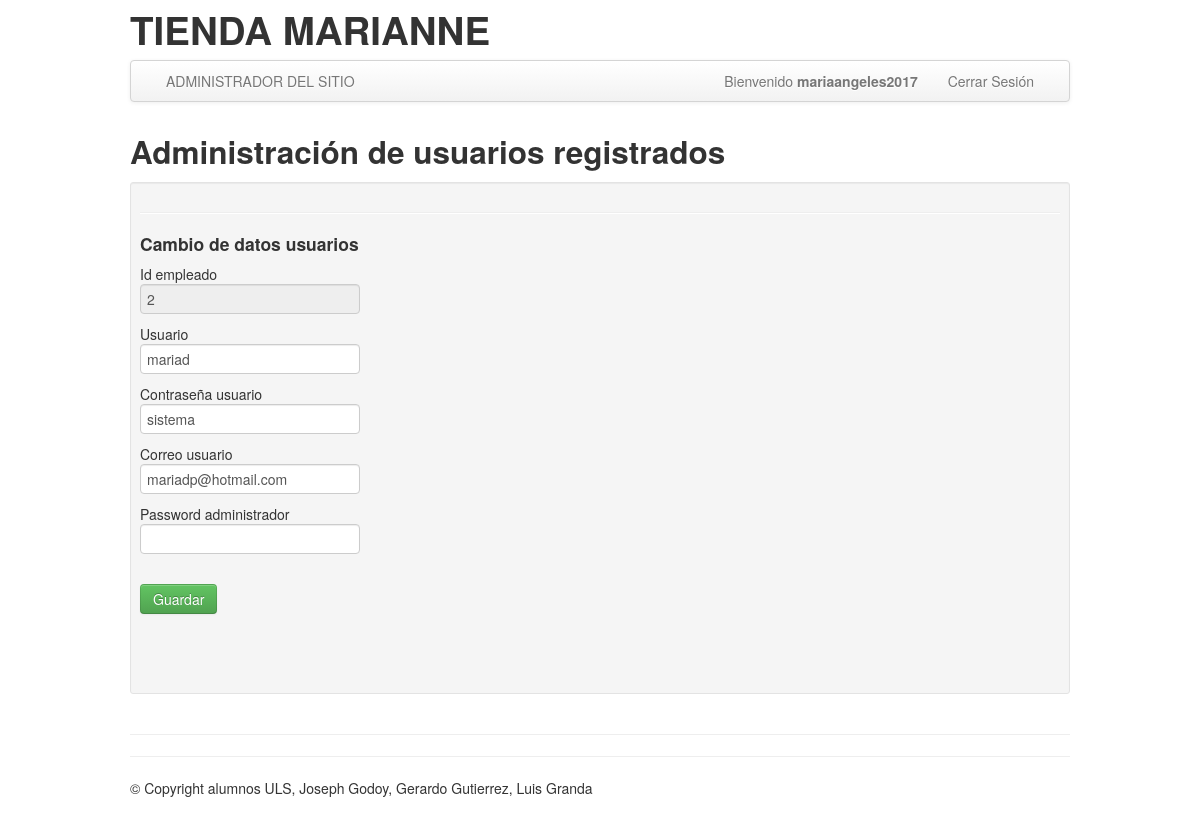
Screenshot of /actualizar.php?id=2 (signed in) with the database file from the repository.
### tables this page shows
CREATE TABLE IF NOT EXISTS `empleado` (
  `ide_empleado` tinyint(2) NOT NULL AUTO_INCREMENT,
  `nombre` varchar(45) DEFAULT NULL,
  `apellido_pat` varchar(50) DEFAULT NULL,
  `apellido_mat` varchar(50) DEFAULT NULL,
  `correo` varchar(50) DEFAULT NULL,
  `usuario` varchar(20) DEFAULT NULL,
  `contrasena` varchar(10) DEFAULT NULL,
  `telefono` varchar(8) DEFAULT NULL,
  `rol` smallint(2) DEFAULT NULL,
  `pasadmin` varchar(35) DEFAULT NULL,
  PRIMARY KEY (`ide_empleado`)
);

### actualizar.php (the view, shortened to what this page needs)
<!DOCTYPE html>
<html lang="en">
  <head>
    <link href="bootstrap/css/bootstrap.min.css" rel="stylesheet"/>
  </head>
<body data-offset="40" background="images/disney.jpg" style="background-attachment: fixed">
<div class="container">
<header class="header">
<div class="row">
	<?php
	include("include/cabecera.php");
	?>
</div>
</header>
<div class="navbar">
  <div class="navbar-inner">
	<div class="container">
	  <div class="nav-collapse">
		<ul class="nav">
			<li class=""><a href="admin.php">ADMINISTRADOR DEL SITIO</a></li>
		</ul>
		<ul class="nav pull-right">
		<li><a href="">Bienvenido <strong><?php echo $_SESSION['usuario'];?></strong> </a></li>
			  <li><a href="desconectar.php"> Cerrar Sesión </a></li>
		</ul>
	  </div>
	</div>
  </div>
</div>
<div class="row">
	<div class="span12">
		<div class="caption">
		<h2> Administración de usuarios registrados</h2>
		<div class="well well-small">
		<hr class="soft"/>
		<h4>Cambio de datos usuarios</h4>
		<div class="row-fluid">
		<?php
		extract($_GET);
		require("conexion_bd.php");
		$sql="SELECT * FROM empleado WHERE ide_empleado=$id";
		$ressql=mysqli_query($mysqli,$sql);
		while ($row=mysqli_fetch_row ($ressql)){
		    	$id=$row[0];
		    	$usuario=$row[5];
		    	$contrasena=$row[6];
		    	$correo=$row[4];
		    	$pasadmin=$row[9];
		    }
		?>
		<form action="ejecutaactualizar.php" method="post">
				Id empleado<br><input type="text" name="id" value= "<?php echo $id ?>" readonly="readonly"><br>
				Usuario<br> <input type="text" name="usuario" value="<?php echo $usuario?>"><br>
				Contraseña usuario<br> <input type="text" name="contrasena" value="<?php echo $contrasena?>"><br>
				Correo usuario<br> <input type="text" name="correo" value="<?php echo $correo?>"><br>
				Password administrador<br> <input type="text" name="pasadmin" value="<?php echo $pasadmin?>"><br>
				<br>
				<input type="submit" value="Guardar" class="btn btn-success btn-primary">
			</form>
		<div class="span8">
		</div>
		</div>
		<br/>
		</div>
</div>
	</div>
</div>
<hr class="soften"/>
<footer class="footer">
<hr class="soften"/>
<p>&copy; Copyright  alumnos ULS, Joseph Godoy, Gerardo Gutierrez,  Luis Granda<br/><br/></p>
 </footer>
</div>
  </body>
</html>

### rows the page displays
empleado: id "2", usuario "mariad", contrasena "sistema", correo "mariadp@hotmail.com"

### other values shown
$_SESSION['usuario'] "mariaangeles2017"
